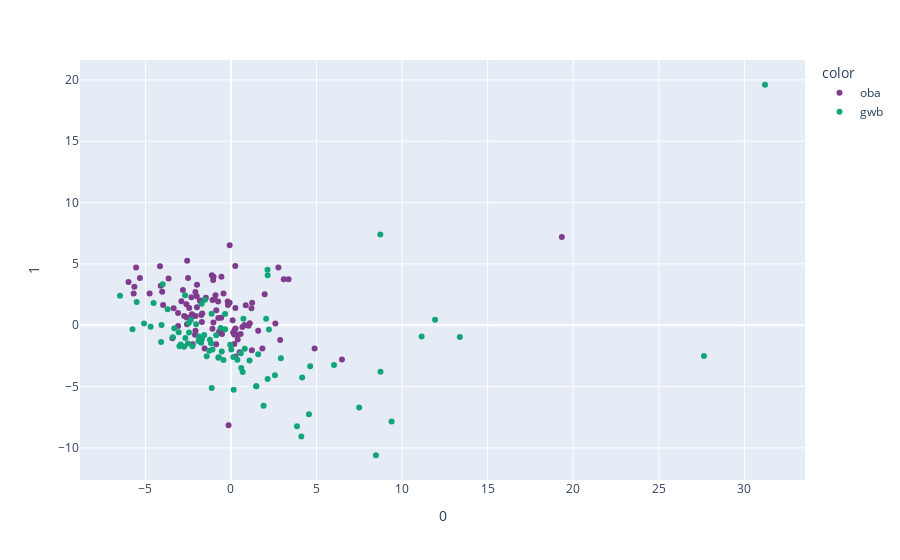

The cell this chart's notebook holds for it:
### Code cell
fig = px.scatter(pcafit, 
                 x=0, 
                 y=1, 
                 color=combined['source'],
                 hover_name=combined.index,
                 color_discrete_sequence=px.colors.qualitative.Bold)
fig.show()
